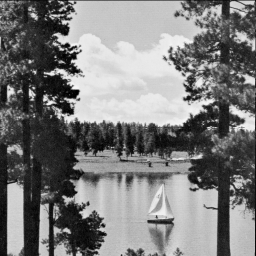
#> input picture src/p3/src/boat.pgm, 256 x 256 px, found by its file name
$ python Histogram_Specification.py
#> lines starting #> are read from the running program, lines starting #| are printed output that depends on the picture; pictures that were not available may be replaced by others from this repository, and a replacement may not be noted
# resource used: geeksforgeeks

import cv2
import numpy as np
import matplotlib.pyplot as plt

# Load the source and target images
# also used with the other images
source_image = cv2.imread('boat.pgm', cv2.IMREAD_GRAYSCALE)
#> source_image is the input picture: shape (256, 256); min 0, max 246, mean 124.3
target_image = cv2.imread('sf.pgm', cv2.IMREAD_GRAYSCALE)
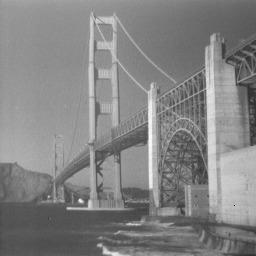
#> input picture sf.jpg, 256 x 256 px, given in place of sf.pgm, which was not available
#> target_image is the input picture: shape (256, 256); min 5, max 251, mean 131.5

# Calculate histograms of the source and target images
source_hist = cv2.calcHist([source_image], [0], None, [256], [0, 256])
#> source_hist = 256 values, max 1063 at index 198, min 0 at index 247, mean 256
target_hist = cv2.calcHist([target_image], [0], None, [256], [0, 256])
#> target_hist = 256 values, max 1457 at index 145, min 0 at index 0, mean 256

# Normalize the histograms to have values between 0 and 1
source_hist /= source_hist.sum()
#> source_hist = 256 values, max 0.0162 at index 198, min 0 at index 247, mean 0.00391
target_hist /= target_hist.sum()
#> target_hist = 256 values, max 0.0222 at index 145, min 0 at index 0, mean 0.00391

# Calculate cumulative distribution functions (CDFs) of the histograms
source_cdf = np.cumsum(source_hist)
#> source_cdf = 256 values from 0.00029 to 1
target_cdf = np.cumsum(target_hist)
#> target_cdf = 256 values from 0 to 1

# Initialize a mapping function to map source CDF to target CDF
mapping = np.interp(source_cdf, target_cdf, range(256))
#> mapping = 256 values from 47.33 to 255

# Apply the mapping to the source image
matched_image = mapping[source_image]
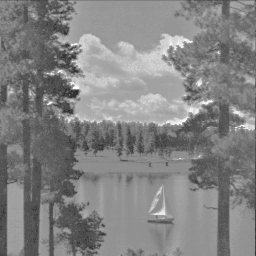
#> matched_image: shape (256, 256) float64; min 47.33, max 255, mean 131.5

# Convert the result to uint8 format
matched_image = matched_image.astype(np.uint8)

# Display the original source, target, and matched images
plt.figure(figsize=(12, 4))
plt.subplot(131), plt.imshow(source_image, cmap='gray'), plt.title('Source Image')
plt.subplot(132), plt.imshow(target_image, cmap='gray'), plt.title('Target Image')
plt.subplot(133), plt.imshow(matched_image, cmap='gray'), plt.title('Matched Image')
plt.show()
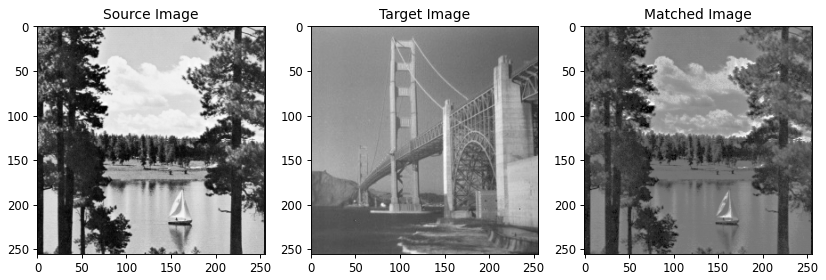
#> figure drawn by matplotlib, 3 panels
